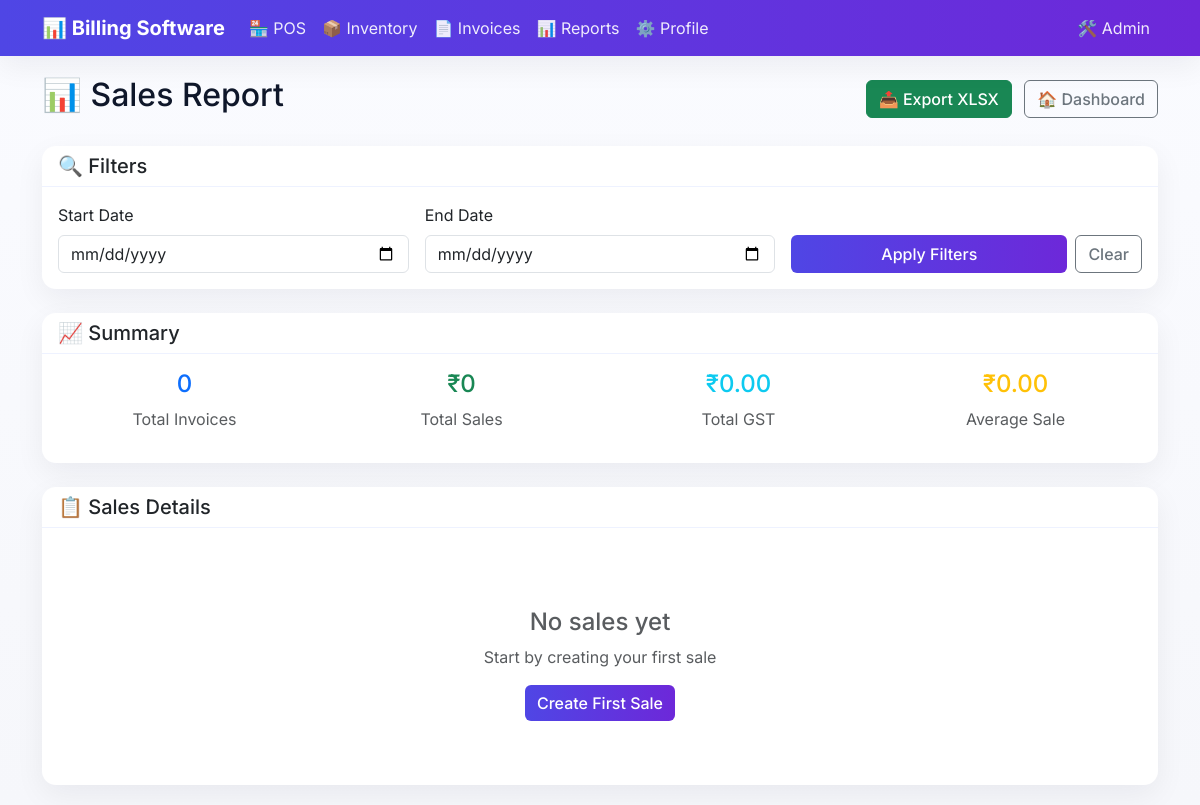
The app's page /reports/sales-report/, older data.
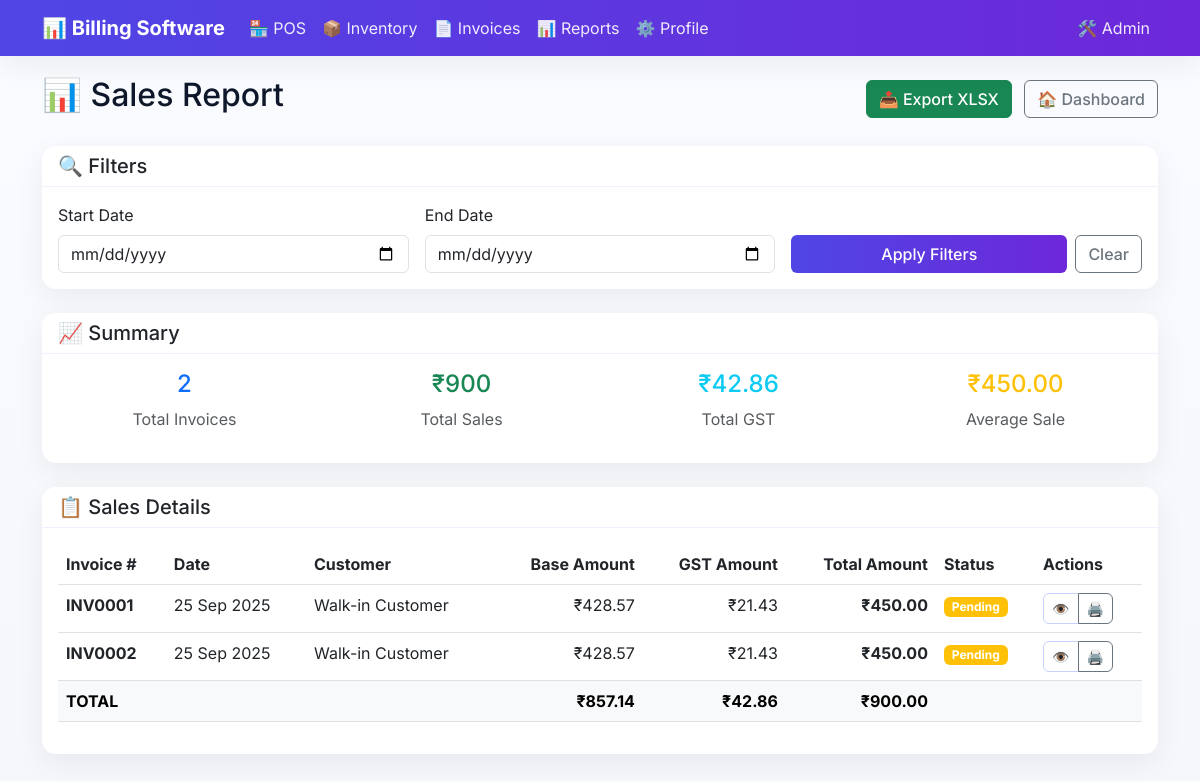
The same page, newer data.
### sales/models.py (models this page shows, shortened)
class Invoice(models.Model):
    PAYMENT_STATUS_CHOICES = [
        ('pending', 'Pending'),
        ('paid', 'Paid'),
        ('partial', 'Partially Paid'),
        ('cancelled', 'Cancelled'),
    ]
    number = models.CharField(max_length=50, unique=True)
    date = models.DateField(auto_now_add=True)
    customer = models.ForeignKey(Customer, on_delete=models.SET_NULL, blank=True, null=True)
    customer_name = models.CharField(max_length=200, blank=True, null=True, help_text="Customer name for walk-in customers")
    total_incl = models.DecimalField(
        max_digits=12,
        decimal_places=2,
        default=0.00,
        validators=[MinValueValidator(Decimal('0.00'))],
        help_text="Total amount including tax"
    )
    total_base = models.DecimalField(
        max_digits=12,
        decimal_places=2,
        default=0.00,
        validators=[MinValueValidator(Decimal('0.00'))],
        help_text="Total base amount excluding tax"
    )
    total_tax = models.DecimalField(
        max_digits=12,
        decimal_places=2,
        default=0.00,
        validators=[MinValueValidator(Decimal('0.00'))],
        help_text="Total tax amount"
    )
    payment_status = models.CharField(max_length=20, choices=PAYMENT_STATUS_CHOICES, default='pending')
    amount_paid = models.DecimalField(max_digits=12, decimal_places=2, default=0.00)
    notes = models.TextField(blank=True, null=True)
    created_by = models.ForeignKey(User, on_delete=models.SET_NULL, blank=True, null=True)
    created_at = models.DateTimeField(auto_now_add=True)
    updated_at = models.DateTimeField(auto_now=True)
    class Meta:
        ordering = ['-created_at']
        verbose_name = "Invoice"
        verbose_name_plural = "Invoices"
    def get_customer_display_name(self):
        if self.customer:
            return self.customer.name
        return self.customer_name or "Walk-in Customer"

### reports/views.py (the view)
# urls.py: path('sales-report/', views.sales_report, name='sales_report'),
def sales_report(request):
    start_date = request.GET.get('start_date')
    end_date = request.GET.get('end_date')
    invoices = Invoice.objects.all()
    if start_date:
        invoices = invoices.filter(date__gte=start_date)
    if end_date:
        invoices = invoices.filter(date__lte=end_date)
    invoices = invoices.order_by('-date')
    total_sales = invoices.aggregate(total=Sum('total_incl'))['total'] or Decimal('0')
    total_base = invoices.aggregate(total=Sum('total_base'))['total'] or Decimal('0')
    total_gst = invoices.aggregate(total=Sum('total_tax'))['total'] or Decimal('0')
    average_sale = total_sales / invoices.count() if invoices.count() > 0 else Decimal('0')
    context = {
        'invoices': invoices,
        'total_sales': total_sales,
        'total_base': total_base,
        'total_gst': total_gst,
        'average_sale': average_sale,
        'start_date': start_date,
        'end_date': end_date,
        'page_title': 'Sales Report'
    }
    return render(request, 'reports/sales_report.html', context)

### templates/reports/sales_report.html (shortened to what the changed rows need)
{% extends 'base.html' %}
{% block content %}
<div class="d-flex justify-content-between align-items-center mb-4">
    <h2>📊 Sales Report</h2>
</div>
<div class="card mb-4">
    <div class="card-body">
        <div class="row text-center">
            <div class="col-md-3">
                <h4 class="text-primary">{{ invoices|length }}</h4>
                <p class="text-muted">Total Invoices</p>
            </div>
            <div class="col-md-3">
                <h4 class="text-success">₹{{ total_sales }}</h4>
                <p class="text-muted">Total Sales</p>
            </div>
            <div class="col-md-3">
                <h4 class="text-info">₹{{ total_gst|floatformat:2 }}</h4>
                <p class="text-muted">Total GST</p>
            </div>
            <div class="col-md-3">
                <h4 class="text-warning">₹{{ average_sale|floatformat:2 }}</h4>
                <p class="text-muted">Average Sale</p>
            </div>
        </div>
    </div>
</div>
<div class="card">
    <div class="card-body">
        {% if invoices %}
            <div class="table-responsive">
                <table class="table table-hover">
                    <thead>
                        <tr>
                            <th>Invoice #</th>
                            <th>Date</th>
                            <th>Customer</th>
                            <th class="text-end">Base Amount</th>
                            <th class="text-end">GST Amount</th>
                            <th class="text-end">Total Amount</th>
                            <th>Status</th>
                            <th>Actions</th>
                        </tr>
                    </thead>
                    <tbody>
                        {% for invoice in invoices %}
                        <tr>
                            <td>
                                <strong>{{ invoice.number }}</strong>
                            </td>
                            <td>{{ invoice.date|date:"d M Y" }}</td>
                            <td>{{ invoice.get_customer_display_name }}</td>
                            <td class="text-end">₹{{ invoice.total_base }}</td>
                            <td class="text-end">₹{{ invoice.total_tax }}</td>
                            <td class="text-end"><strong>₹{{ invoice.total_incl }}</strong></td>
                            <td>
                                {% if invoice.payment_status == 'paid' %}
                                    <span class="badge bg-success">Paid</span>
                                {% elif invoice.payment_status == 'pending' %}
                                    <span class="badge bg-warning">Pending</span>
                                {% elif invoice.payment_status == 'partial' %}
                                    <span class="badge bg-info">Partial</span>
                                {% else %}
                                    <span class="badge bg-danger">{{ invoice.get_payment_status_display }}</span>
                                {% endif %}
                            </td>
                            <td>
                                <div class="btn-group btn-group-sm">
                                    <a href="{% url 'sales:invoice_detail' invoice.id %}" class="btn btn-outline-primary" title="View">👁️</a>
                                    <a href="{% url 'sales:invoice_print' invoice.id %}" class="btn btn-outline-secondary" target="_blank" title="Print">🖨️</a>
                                </div>
                            </td>
                        </tr>
                        {% endfor %}
                    </tbody>
                    <tfoot>
                        <tr class="table-light fw-bold">
                            <td colspan="3">TOTAL</td>
                            <td class="text-end">₹{{ total_base|floatformat:2 }}</td>
                            <td class="text-end">₹{{ total_gst|floatformat:2 }}</td>
                            <td class="text-end">₹{{ total_sales|floatformat:2 }}</td>
                            <td colspan="2"></td>
                        </tr>
                    </tfoot>
                </table>
            </div>
        {% else %}
            <div class="text-center py-5">
                {% if start_date or end_date %}
                    <h4 class="text-muted">No sales found</h4>
                    <p class="text-muted">No sales match your filter criteria</p>
                    <a href="{% url 'reports:sales_report' %}" class="btn btn-outline-primary">View All Sales</a>
                {% else %}
                    <h4 class="text-muted">No sales yet</h4>
                    <p class="text-muted">Start by creating your first sale</p>
                    <a href="{% url 'sales:pos_index' %}" class="btn btn-primary">Create First Sale</a>
                {% endif %}
            </div>
        {% endif %}
    </div>
</div>
{% endblock %}

Row changes from the older to the newer data that the page shows:
added Invoice: number "INV0001", date "25 Sep 2025", get_customer_display_name "Walk-in Customer", total_base "428.57", total_tax "21.43", total_incl "450.00", payment_status "Pending"
added Invoice: number "INV0002", date "25 Sep 2025", get_customer_display_name "Walk-in Customer", total_base "428.57", total_tax "21.43", total_incl "450.00", payment_status "Pending"
Text that changed along with them:
{{ invoices|length }}: "0" → "2"
{{ total_sales }}: "0" → "900"
{{ total_gst|floatformat:2 }}: "0.00" → "42.86"
{{ average_sale|floatformat:2 }}: "0.00" → "450.00"
{{ total_base|floatformat:2 }}: (not shown) → "857.14"
{{ total_gst|floatformat:2 }}: (not shown) → "42.86"
{{ total_sales|floatformat:2 }}: (not shown) → "900.00"
text no longer shown: "No sales yet Start by creating your first sale Create First Sale"
text now shown: "Invoice # Date Customer Base Amount GST Amount Total Amount Status Actions TOTAL ₹ ₹ ₹"
